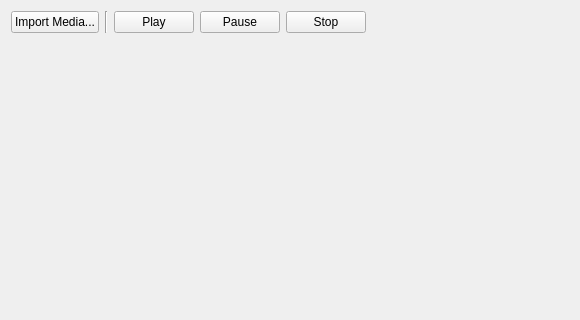
<?xml version="1.0" encoding="UTF-8"?>
<ui version="4.0">
 <class>MediaBrowser</class>
 <widget class="QWidget" name="MediaBrowser">
  <property name="geometry">
   <rect>
    <x>0</x>
    <y>0</y>
    <width>580</width>
    <height>320</height>
   </rect>
  </property>
  <property name="windowTitle">
   <string>Form</string>
  </property>
  <layout class="QVBoxLayout" name="verticalLayout" stretch="0,1">
   <item>
    <layout class="QHBoxLayout" name="horizontalLayout">
     <item>
      <widget class="QPushButton" name="btnImport">
       <property name="text">
        <string>Import Media...</string>
       </property>
      </widget>
     </item>
     <item>
      <widget class="Line" name="line">
       <property name="orientation">
        <enum>Qt::Vertical</enum>
       </property>
      </widget>
     </item>
     <item>
      <widget class="QPushButton" name="btnPlay">
       <property name="text">
        <string>Play</string>
       </property>
      </widget>
     </item>
     <item>
      <widget class="QPushButton" name="btnPause">
       <property name="text">
        <string>Pause</string>
       </property>
      </widget>
     </item>
     <item>
      <widget class="QPushButton" name="btnStop">
       <property name="text">
        <string>Stop</string>
       </property>
      </widget>
     </item>
     <item>
      <spacer name="horizontalSpacer">
       <property name="orientation">
        <enum>Qt::Horizontal</enum>
       </property>
       <property name="sizeHint" stdset="0">
        <size>
         <width>40</width>
         <height>20</height>
        </size>
       </property>
      </spacer>
     </item>
    </layout>
   </item>
   <item>
    <layout class="QHBoxLayout" name="hlMedia"/>
   </item>
  </layout>
 </widget>
 <resources/>
 <connections/>
</ui>
